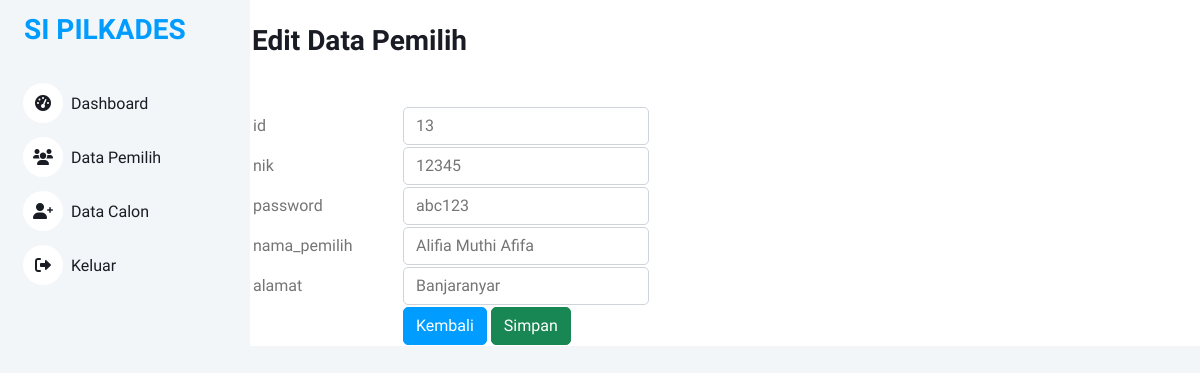
The page /views/admin/pemilih/edit.php?id=13 on the database its author committed.
### tables this page shows
CREATE TABLE `pemilih` (
  `id` int NOT NULL,
  `nik` int NOT NULL,
  `password` varchar(8) NOT NULL,
  `nama_pemilih` varchar(50) NOT NULL,
  `alamat` varchar(50) NOT NULL
);

### controllers/PemilihController.php (called while the page is built, shortened)
<?php
include_once '../../../models/Pemilih.php';
class PemilihController
{
    private $model;
    public function __construct($db)
    {
        $this->model = new Pemilih($db);
    }
    public function getPemilihById($id)
    {
        return $this->model->getPemilihById($id);
    }
}
?>

### models/Pemilih.php (called while the page is built, shortened)
<?php
class Pemilih{
    private $koneksi;
    public function __construct($db)
    {
        $this->koneksi = $db;
    }
    public function getPemilihById($id)
    {
        $query = "SELECT * from pemilih where id = $id";
        $result = mysqli_query ($this->koneksi, $query);
        return mysqli_fetch_assoc($result);
    }
}
?>

### views/admin/pemilih/edit.php (the view, shortened to what this page needs)
<?php
include_once '../../../config.php';
include_once '../../../controllers/PemilihController.php';
require '../../../index.php';
$database = new database();
$db = $database->getKoneksi();
if (isset($_GET['id'])) {
    $id = $_GET['id'];
    $pemilihController = new PemilihController($db);
    $pemilihData = $pemilihController->getPemilihById($id);
}
?>
<div class="container">
<br>
<div class="col-md-9 ms-sm-auto col-lg-10 px-md-4">
<h3>Edit Data Pemilih</h3>
</div>
<br>
<?php
if ($pemilihData) {
?>
<div class="col-md-8 ms-sm-auto col-lg-10 px-md-4">
    <form action="" method="post">
        <table class="table">
            <?php
        foreach ($pemilihData as $d => $value) {
            ?>
            <table border="0">
                <tr>
                    <td width="150">
                        <?php
                        echo $d;
                        ?>
                    </td>
                    <td>
                        <input type="text" class="form-control" name="<?php echo $d ?>" value="<?php echo $value ?>">
                    </td>
                </tr>
                <?php
                }
                ?>
            <tr>
                <td></td>
                <td>
                    <a href="pemilih" type="submit" class="btn btn-primary">Kembali</a>
                    <input type="submit" name="submit" class="btn btn-success" value="Simpan">
                </td>
            </tr>
        </table>
    </table>
    </form>
</div>
<?php
}
?>
</div>

### components/css/style.css (style rules this page uses)
:root { --primary: #009CFF; --light: #F3F6F9; --dark: #191C24; }
.btn { transition: .5s; }
.btn.btn-primary { color: #FFFFFF; }

### rows shown on the page
pemilih: id "13", nik "12345", password "abc123", nama_pemilih "Alifia Muthi Afifa", alamat "Banjaranyar"

### other values the page prints
$d "id"
$d "nik"
$d "password"
$d "nama_pemilih"
$d "alamat"
